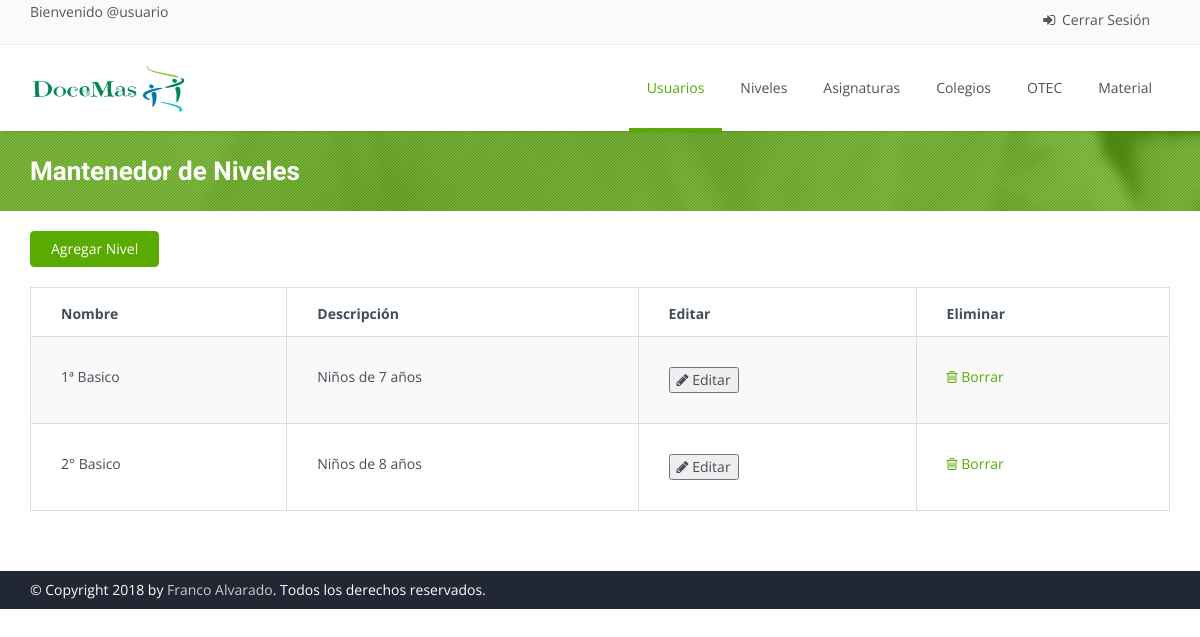
Page /nivel on the earlier database version.
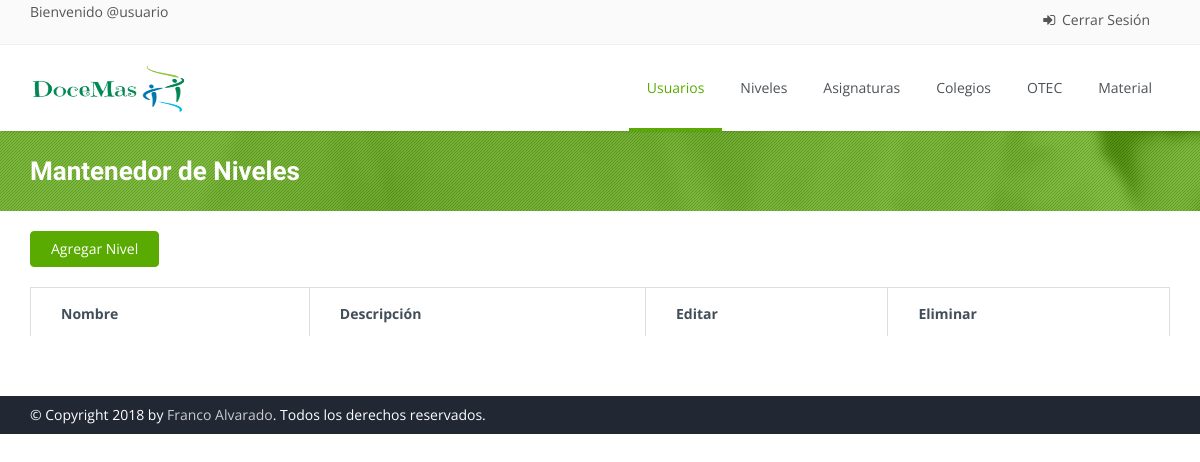
Same page on the later database version.
### polls/models.py (models this page shows, shortened)
class Nivel(models.Model):
    nombre = models.CharField(max_length=50)
    descripcion = models.CharField(max_length=100)

### polls/views.py (the view)
# urls.py: path('nivel',views.nivel, name = "nivel"),
def nivel(request):
    return render(request,'mant_nivel.html', {'niveles':Nivel.objects.all()} )

### polls/templates/mant_nivel.html (shortened to what the changed rows need)
<!DOCTYPE html>
<html>
    <head>
        {% load static %}
        <link rel="stylesheet" href="{% static "css/bootstrap.css" %}">
        <link rel="stylesheet" href="{% static "css/bootstrap-theme.css" %}">
        <link rel="stylesheet" href="{% static "css/fonts/font-awesome/css/font-awesome.css" %}">
        <link rel="stylesheet" href="{% static "css/animations.css" %}" media="screen">
        <link rel="stylesheet" href="{% static "css/superfish.css" %}" media="screen">
        <link rel="stylesheet" href="{% static "css/revolution-slider/css/settings.css" %}" media="screen">
        <link rel="stylesheet" href="{% static "css/revolution-slider/css/extralayers.css" %}" media="screen">
        <link rel="stylesheet" href="{% static "css/prettyPhoto.css" %}" media="screen">
        <link rel="stylesheet" href="{% static "css/style.css" %}">
        <link rel="stylesheet" href="{% static "css/colors/green.css" %}" class="colors">
        <link rel="stylesheet" href="{% static "css/theme-responsive.css" %}">
        <link rel="stylesheet" href="{% static "css/sweetalert2.min.css" %}" type="text/css">
    </head>
    <body class="home">
        <div class="wrap">
            <header id="header">
                <div class="main-header">
                    <div class="container">
                        <div class="logo pull-left">
                            <h1>
                                <a href="/adm">
                                <img class="" src="{% static "img/carrusel/logodocemas.png" %}" alt="DoceMas" width="160" height="60">
                                </a>
                            </h1>
                        </div>
                    </div>
                </div>
            </header>
            <section id="main">
                <div class="breadcrumb-wrapper">
                    <div class="pattern-overlay">
                        <div class="container">
                            <div class="row">
                                <div class="col-lg-6 col-md-6 col-xs-12 col-sm-6">
                                    <h2 class="title">Mantenedor de Niveles</h2>
                                </div>
                            </div>
                        </div>
                    </div>
                </div>
                <div class="content margin-bottom60">
                    <div class="container">
                        <div class="row">
                            <div class="col-sm-12 col-md-12">
                                <div class="table-box">
                                    <table class="shopping-cart-table responsive-table table table-bordered table-striped" id="shopping-cart-table">
                                        <thead>
                                            <tr>
                                                <th>Nombre</th>
                                                <th>Descripción</th>
                                                <th>Editar</th>
                                                <th>Eliminar</th>
                                            </tr>
                                        </thead>
                                        <tbody>
                                            {% for elemento in niveles %}
                                                <tr id="datos">
                                                    <td>{{elemento.nombre}}</td>
                                                    <td>{{elemento.descripcion}}</td>
                                                    <td>
                                                        <button type="button" data-toggle="modal" data-target="#edit_nivel" onclick="cap_datos('{{elemento.id}}', '{{elemento.nombre}}', '{{elemento.descripcion}}')"><i class="fa fa-pencil"></i> Editar</a></button>
                                                    </td>
                                                    <td>
                                                        <a href="#"><i class="fa fa-trash-o"></i> Borrar</a>
                                                    </td>
                                                </tr>
                                            {% endfor %}
                                        </tbody>
                                    </table>
                                </div>
                            </div>
                        </div>
                    </div>
                </div>
            </section>
    </body>
</html>

Differences in the rows shown:
removed Nivel: nombre "1ª Basico", descripcion "Niños de 7 años"
removed Nivel: nombre "2° Basico", descripcion "Niños de 8 años"
